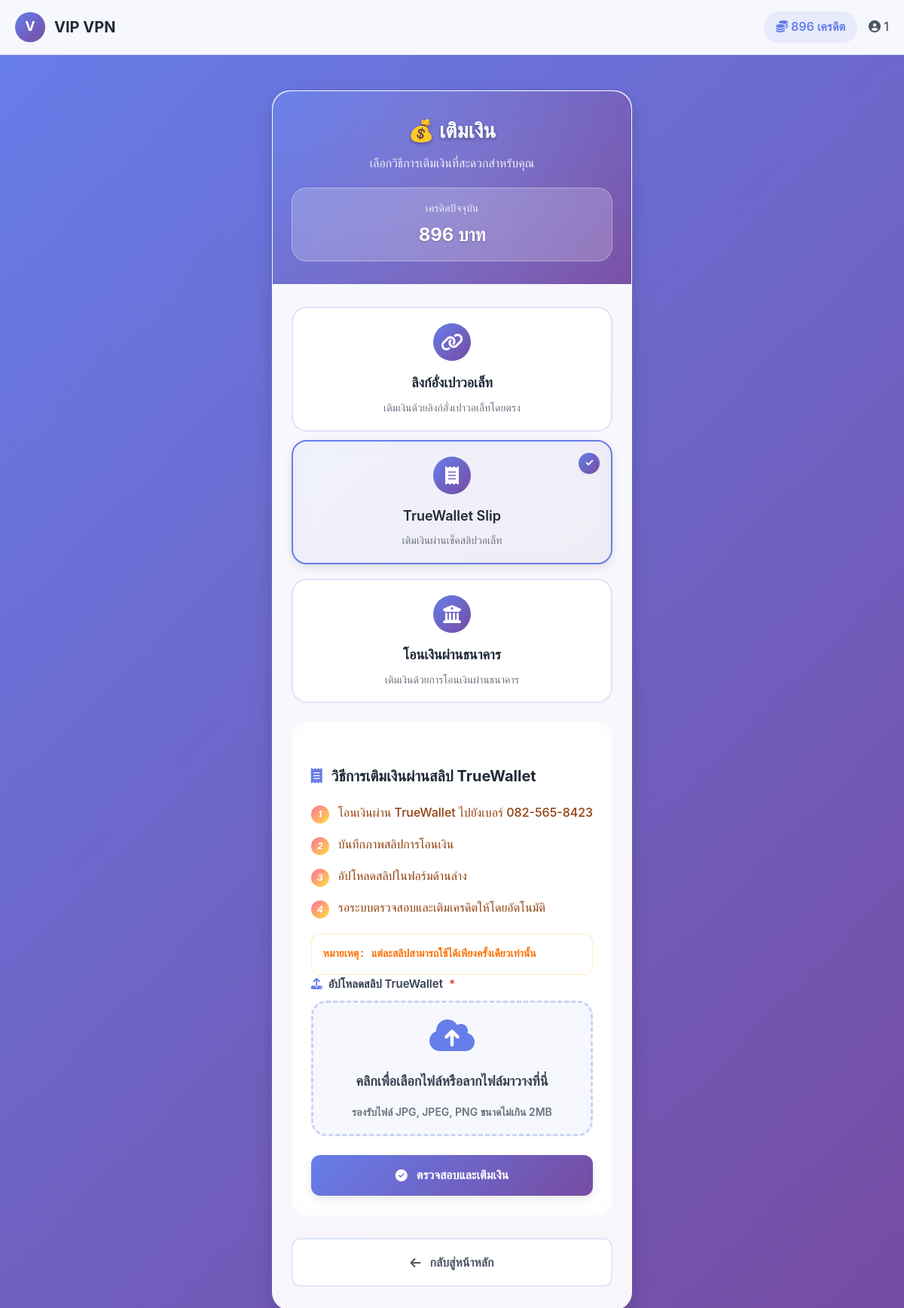
Page /topup.php (signed in) on the earlier database version.
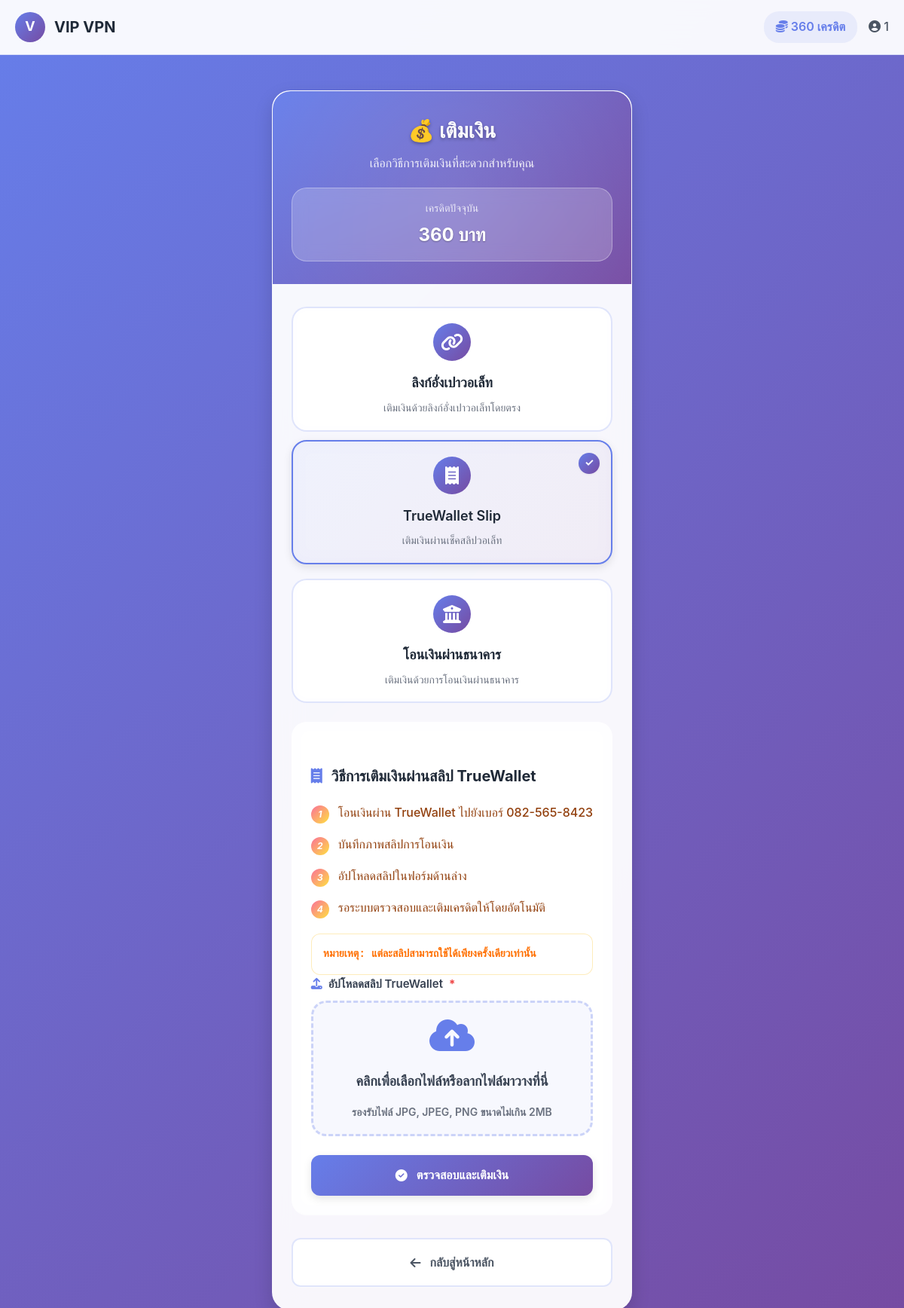
Same page on the later database version.
### tables this page shows
CREATE TABLE users (
            id INTEGER PRIMARY KEY AUTOINCREMENT,
            username TEXT UNIQUE NOT NULL,
            email TEXT UNIQUE,
            password TEXT NOT NULL,
            credits DECIMAL(10,2) DEFAULT 0.00,
            created_at DATETIME DEFAULT CURRENT_TIMESTAMP
        );

### topup.php (the view, shortened to what the changed rows need)
<?php
$username = $_SESSION['username'];
$user_id = $_SESSION['user_id'];
$db = new SQLite3(__DIR__ . '/vipvpn.db');
$stmt = $db->prepare('SELECT credits FROM users WHERE id = :id');
$stmt->bindValue(':id', $user_id, SQLITE3_INTEGER);
$result = $stmt->execute();
$row = $result->fetchArray(SQLITE3_ASSOC);
$credits = $row ? $row['credits'] : 0;
?>
<!DOCTYPE html>
<html lang="th">
<head>
    <link rel="stylesheet" href="styles.css">
    <link rel="stylesheet" href="responsive.css">
    <link rel="stylesheet" href="https://cdnjs.cloudflare.com/ajax/libs/font-awesome/6.2.0/css/all.min.css">
</head>
<body>
    <div style="position: fixed; top: 0; left: 0; right: 0; background: rgba(255, 255, 255, 0.95); backdrop-filter: blur(20px); padding: 15px 20px; z-index: 1000; border-bottom: 1px solid rgba(102, 126, 234, 0.2);">
        <div class="nav-container" style="max-width: 1200px; margin: 0 auto; display: flex; justify-content: space-between; align-items: center;">
            <div style="display: flex; align-items: center; gap: 12px;">
                <h1 style="margin: 0; color: #1f2937; font-size: 20px; font-weight: 700;">VIP VPN</h1>
            </div>
            <div style="display: flex; align-items: center; gap: 15px;">
                <div style="background: rgba(102, 126, 234, 0.1); padding: 8px 16px; border-radius: 20px; font-weight: 600; color: #667eea;">
                    <i class="fas fa-coins"></i> <?php echo number_format($credits); ?> เครดิต
                </div>
                <div style="color: #4b5563; font-weight: 500;">
                    <i class="fas fa-user-circle"></i> <?php echo htmlspecialchars($username); ?>
                </div>
            </div>
        </div>
    </div>
    <div style="padding-top: 100px;">
    <div class="topup-container">
        <div class="topup-header">
            <h2>💰 เติมเงิน</h2>
            <div class="credit-display">
                <div class="label">เครดิตปัจจุบัน</div>
                <div class="amount"><?php echo number_format($credits); ?> บาท</div>
            </div>
        </div>
    </div>
</body>
</html>

Differences in the rows shown:
changed users: credits "896" → "360"
